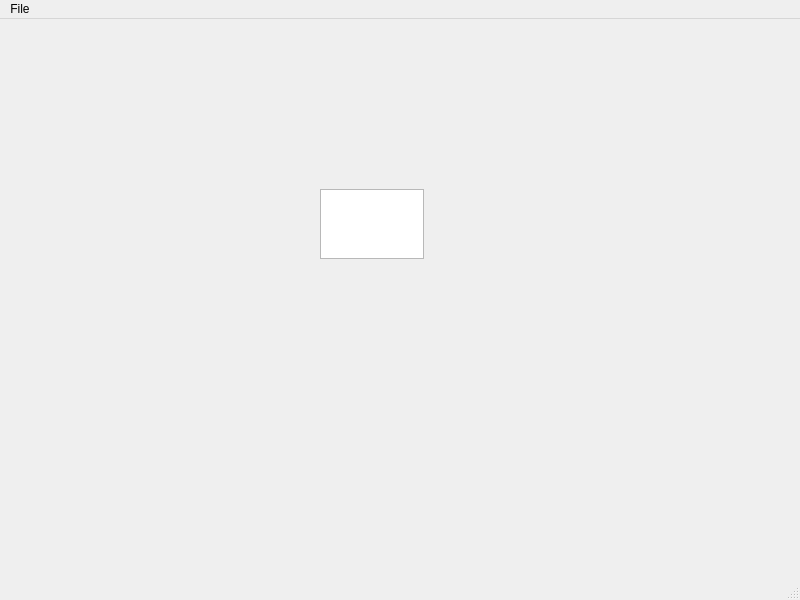
<?xml version="1.0" encoding="UTF-8"?>
<ui version="4.0">
 <class>MainWindow</class>
 <widget class="QMainWindow" name="MainWindow">
  <property name="geometry">
   <rect>
    <x>0</x>
    <y>0</y>
    <width>800</width>
    <height>600</height>
   </rect>
  </property>
  <property name="windowTitle">
   <string>MainWindow</string>
  </property>
  <widget class="QWidget" name="centralwidget">
   <widget class="QPlainTextEdit" name="plainTextEdit">
    <property name="geometry">
     <rect>
      <x>320</x>
      <y>170</y>
      <width>104</width>
      <height>70</height>
     </rect>
    </property>
   </widget>
  </widget>
  <widget class="QMenuBar" name="menubar">
   <property name="geometry">
    <rect>
     <x>0</x>
     <y>0</y>
     <width>800</width>
     <height>21</height>
    </rect>
   </property>
   <widget class="QMenu" name="menuFile">
    <property name="title">
     <string>File</string>
    </property>
    <addaction name="actionNew_Windows"/>
   </widget>
   <addaction name="menuFile"/>
  </widget>
  <widget class="QStatusBar" name="statusbar"/>
  <action name="actionNew_Windows">
   <property name="text">
    <string>New Windows</string>
   </property>
  </action>
 </widget>
 <resources/>
 <connections/>
</ui>
